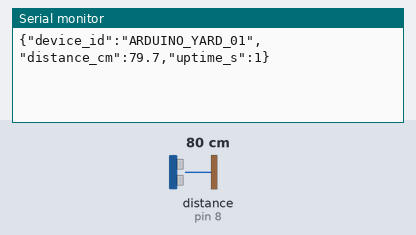
Recording of a sketch running on a simulated Arduino Uno, built with avr-gcc and run on an emulated ATmega328P. Shown: the last lines printed to the serial monitor. Wiring (inferred from the names in the program): ultrasonic range finder: trigger pin 7; echo pin 8. The test bench sets the inputs (shaded band); at power-on: distance to the obstacle (sensor on pin 8) 80 cm. The echo pulse lasts 58.3 µs per cm.

Above: at 2.7 s.
2.8 s: distance to the obstacle (sensor on pin 8) set to 2 cm
At 4.2 s:
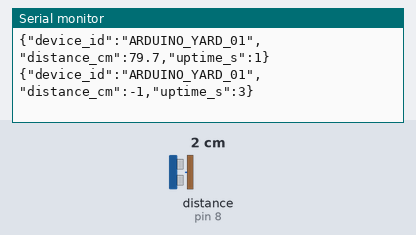
4.3 s: distance to the obstacle (sensor on pin 8) set to 4 cm
At 6.7 s:
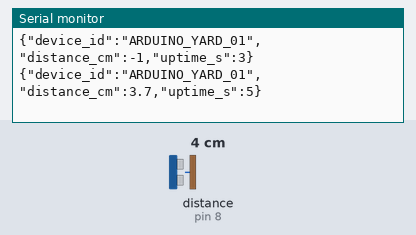
Timing chart, 0 to 8.2 s (numbered marks = the images above; inputs shaded):
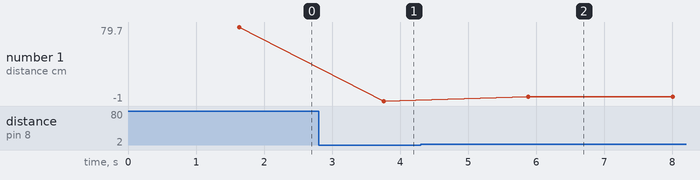

Measured:
- after the input at 2.8 s, the serial monitor: prints a new line after 0.96 s (image 1)
- after the input at 4.3 s, the serial monitor: prints a new line after 1.6 s (image 2)
- plotted number 1: 79.7 → -1 after the input at 2.8 s, -1 → 3.7 after the input at 4.3 s

The sketch:

arduino_yard_node.ino
```cpp
/*
 * BinPulse central yard entrance sensor for Arduino Uno.
 * Sends distance telemetry over USB serial to the local BinPulse backend.
 * HC-SR04: VCC -> 5V, GND -> GND, TRIG -> D7, ECHO -> D8.
 */

const unsigned long SERIAL_BAUD_RATE = 115200;
const unsigned long SEND_INTERVAL_MS = 2000UL;
const unsigned long ECHO_TIMEOUT_US = 30000UL;
const int TRIG_PIN = 7;
const int ECHO_PIN = 8;
const char DEVICE_ID[] = "ARDUINO_YARD_01";

float readDistanceCm() {
  digitalWrite(TRIG_PIN, LOW);
  delayMicroseconds(3);
  digitalWrite(TRIG_PIN, HIGH);
  delayMicroseconds(10);
  digitalWrite(TRIG_PIN, LOW);

  const unsigned long duration = pulseIn(ECHO_PIN, HIGH, ECHO_TIMEOUT_US);
  if (duration == 0) return -1.0f;

  const float distance = duration * 0.0343f / 2.0f;
  if (distance < 2.0f || distance > 400.0f) return -1.0f;
  return distance;
}

float readMedianDistance() {
  float samples[3];
  int count = 0;
  for (int i = 0; i < 3; i++) {
    const float distance = readDistanceCm();
    if (distance > 0.0f) samples[count++] = distance;
    delay(40);
  }
  if (count == 0) return -1.0f;

  if (count == 3) {
    if (samples[0] > samples[1]) { const float t = samples[0]; samples[0] = samples[1]; samples[1] = t; }
    if (samples[1] > samples[2]) { const float t = samples[1]; samples[1] = samples[2]; samples[2] = t; }
    if (samples[0] > samples[1]) { const float t = samples[0]; samples[0] = samples[1]; samples[1] = t; }
    return samples[1];
  }
  if (count == 2) return (samples[0] + samples[1]) / 2.0f;
  return samples[0];
}

void setup() {
  Serial.begin(SERIAL_BAUD_RATE);
  pinMode(TRIG_PIN, OUTPUT);
  pinMode(ECHO_PIN, INPUT);
  digitalWrite(TRIG_PIN, LOW);
  delay(1500); // Allow the Uno bootloader and serial connection to settle.
}

void loop() {
  const float distance = readMedianDistance();

  // A negative distance is a sensor timeout heartbeat. The backend records it
  // as a dropout and keeps the physical device online without inventing data.
  Serial.print("{\"device_id\":\"");
  Serial.print(DEVICE_ID);
  Serial.print("\",\"distance_cm\":");
  if (distance > 0.0f) Serial.print(distance, 1);
  else Serial.print(-1);
  Serial.print(",\"uptime_s\":");
  Serial.print(millis() / 1000UL);
  Serial.println("}");

  delay(SEND_INTERVAL_MS);
}
```
